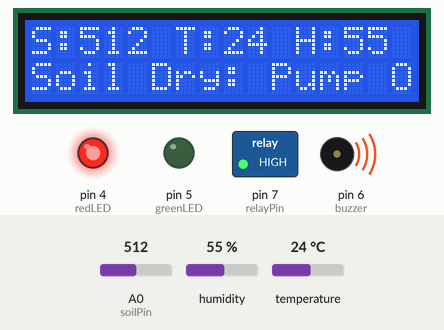
Recording of a sketch running on a simulated Arduino Uno, built with avr-gcc and run on an emulated ATmega328P. On the bench: 16×2 character LCD, switched loads named in the sketch (green lamp = pin HIGH), output pins drawn as LEDs (lit = HIGH), buzzer (waves = sounding, pin HIGH). Inputs (shaded band) come from the test bench; at power-on: A0 (soilPin) = 512, humidity 55 %, temperature 24 °C. What the sketch prints to the serial monitor is not drawn.

Above: at 3.2 s.
3.3 s: A0 (soilPin) set to 264
At 4.5 s:
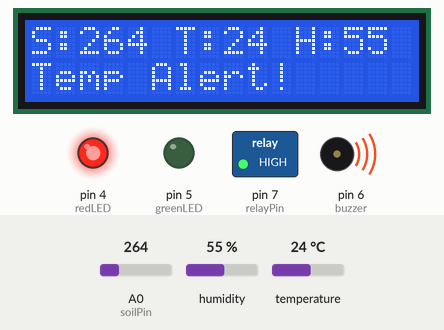
6.0 s: A0 (soilPin) set to 242
At 6.9 s:
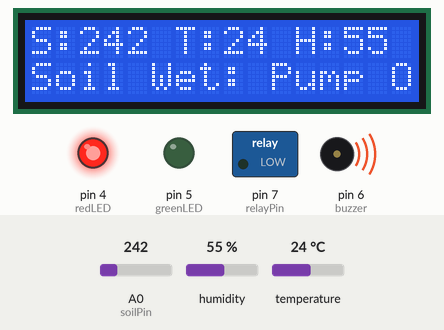
8.7 s: humidity set to 22 %
At 11.5 s:
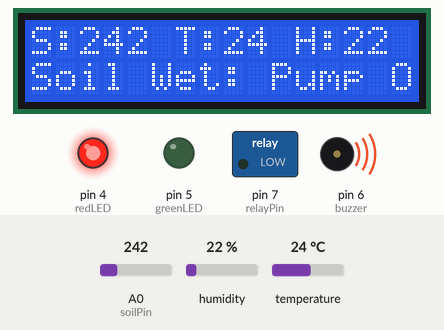
11.8 s: A0 (soilPin) set to 306
At 13.1 s:
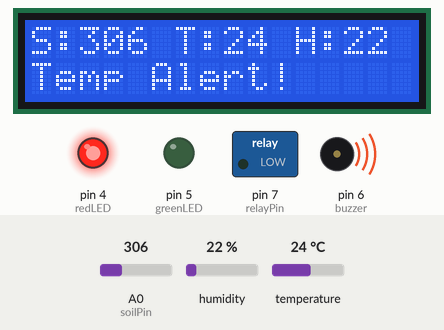
14.5 s: temperature set to 26 °C
At 17.7 s:
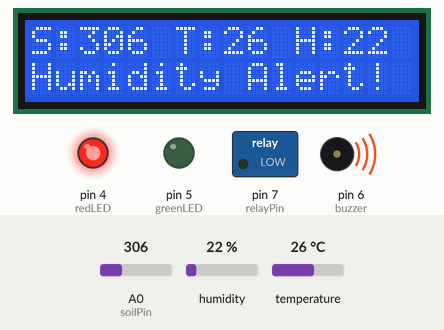
18.0 s: humidity set to 53 %
At 19.2 s:
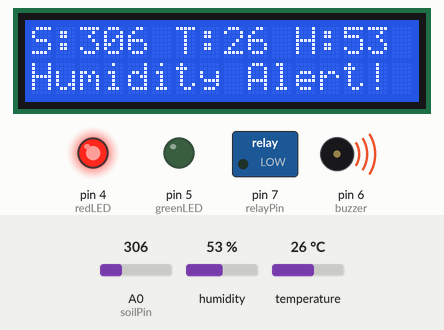
20.7 s: humidity set to 56 %
Timing chart, 0 to 24.2 s (numbered marks = the images above; inputs shaded):
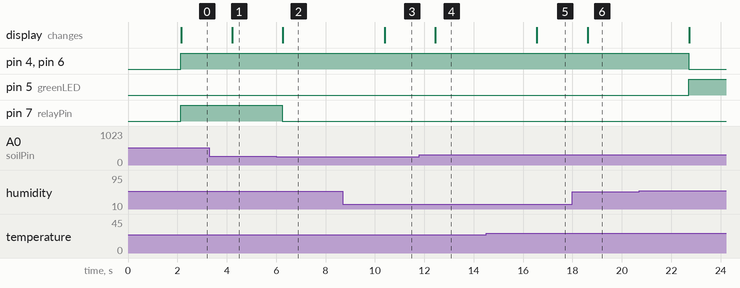

Measured:
- the behaviour switches between 250 and 249 on A0 (soilPin) (found by bisection; images 1 and 2)
- the behaviour switches between 24 and 25 °C on temperature (found by bisection; images 4 and 5)
- after the input at 3.3 s, the display: changes after 0.91 s (image 1)
- after the input at 6.0 s, pin 7 (relayPin): HIGH → LOW after 0.25 s; the display: changes after 0.27 s (image 2)
- after the input at 8.7 s, the display: changes after 1.7 s (image 3)
- after the input at 11.8 s, the display: changes after 0.65 s (image 4)
- after the input at 14.5 s, the display: changes after 2.1 s (image 5)
- after the input at 18.0 s, the display: changes after 0.62 s (image 6)
- after the input at 20.7 s, pin 4 (redLED), pin 6 (buzzer): HIGH → LOW after 2.0 s; pin 5 (greenLED): LOW → HIGH after 2.0 s

The sketch:

smart_watering_system_new.ino
```cpp
#include "DHT.h"
#include <Wire.h>
#include <LiquidCrystal_I2C.h>

// LCD setup
LiquidCrystal_I2C lcd(0x27, 16, 2);

#define DHTPIN 8
#define DHTTYPE DHT11

// Pin setup
const int soilPin   = A0;   // Soil moisture sensor
const int relayPin  = 7;    // Relay control (pump)
const int redLED    = 4;    // Red LED = warning
const int greenLED  = 5;    // Green LED = OK
const int buzzer    = 6;

DHT dht(DHTPIN, DHTTYPE);

// Chinese Spinach thresholds
const int soilMin = 250;     // Moist soil limit
const int soilMax = 350;     // Above this = too dry

const int tempMin = 25;      // Minimum temperature
const int tempMax = 35;      // Maximum temperature

const int humMin  = 55;      // Min humidity %
const int humMax  = 65;      // Max humidity %

void setup() {
  pinMode(relayPin, OUTPUT);
  pinMode(redLED, OUTPUT);
  pinMode(greenLED, OUTPUT);
  pinMode(buzzer, OUTPUT);

  lcd.init();
  lcd.backlight();
  dht.begin();
  Serial.begin(9600);

  // Startup message
  lcd.setCursor(0, 0);
  lcd.print(" Heaven System ");
  lcd.setCursor(0, 1);
  lcd.print("  Init Crop Mode ");
  delay(2000);
  lcd.clear();

  digitalWrite(relayPin, LOW);
}

void loop() {
  // Read sensors
  int soilValue = analogRead(soilPin);
  float h = dht.readHumidity();
  float t = dht.readTemperature();

  // Debug print
  Serial.print("Soil: "); Serial.print(soilValue);
  Serial.print(" | Temp: "); Serial.print(t);
  Serial.print("C | Humidity: "); Serial.print(h);
  Serial.println("%");

  // LCD line 0 = sensor values
  lcd.setCursor(0, 0);
  lcd.print("S:");
  lcd.print(soilValue);
  lcd.print(" T:");
  lcd.print(t, 0);
  lcd.print(" H:");
  lcd.print(h, 0);

  // ----- Crop logic -----
  bool soilOK = (soilValue >= soilMin && soilValue <= soilMax);
  bool tempOK = (t >= tempMin && t <= tempMax);
  bool humOK  = (h >= humMin && h <= humMax);

  if (soilOK && tempOK && humOK) {
    // All conditions good
    digitalWrite(relayPin, LOW);    // Pump off
    digitalWrite(redLED, LOW);
    digitalWrite(greenLED, HIGH);
    digitalWrite(buzzer, LOW);

    lcd.setCursor(0, 1);
    lcd.print("Chinese Spinach OK ");
  } else {
    // Any condition wrong
    digitalWrite(redLED, HIGH);
    digitalWrite(greenLED, LOW);
    digitalWrite(buzzer, HIGH);

    // Soil control (pump)
    if (soilValue > soilMax) {
      digitalWrite(relayPin, HIGH);  // Pump ON
      lcd.setCursor(0, 1);
      lcd.print("Soil Dry: Pump On  ");
    } else if (soilValue < soilMin) {
      digitalWrite(relayPin, LOW);   // Soil too wet
      lcd.setCursor(0, 1);
      lcd.print("Soil Wet: Pump Off ");
    } else if (!tempOK) {
      lcd.setCursor(0, 1);
      lcd.print("Temp Alert!        ");
    } else if (!humOK) {
      lcd.setCursor(0, 1);
      lcd.print("Humidity Alert!    ");
    }
  }

  delay(2000);
}
```
